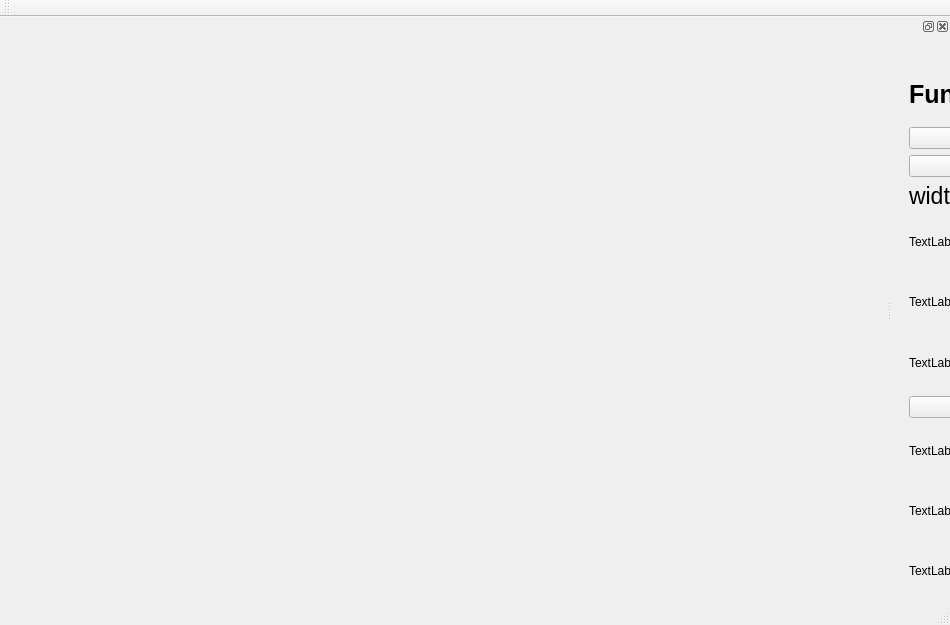
<?xml version="1.0" encoding="UTF-8"?>
<ui version="4.0">
 <class>MainWindow</class>
 <widget class="QMainWindow" name="MainWindow">
  <property name="geometry">
   <rect>
    <x>0</x>
    <y>0</y>
    <width>950</width>
    <height>625</height>
   </rect>
  </property>
  <property name="windowTitle">
   <string>MainWindow</string>
  </property>
  <widget class="QWidget" name="centralWidget"/>
  <widget class="QMenuBar" name="menuBar">
   <property name="geometry">
    <rect>
     <x>0</x>
     <y>0</y>
     <width>950</width>
     <height>22</height>
    </rect>
   </property>
  </widget>
  <widget class="QToolBar" name="mainToolBar">
   <attribute name="toolBarArea">
    <enum>TopToolBarArea</enum>
   </attribute>
   <attribute name="toolBarBreak">
    <bool>false</bool>
   </attribute>
  </widget>
  <widget class="QStatusBar" name="statusBar"/>
  <widget class="QDockWidget" name="dockWidget">
   <attribute name="dockWidgetArea">
    <number>2</number>
   </attribute>
   <widget class="QWidget" name="dockWidgetContents">
    <widget class="QWidget" name="layoutWidget">
     <property name="geometry">
      <rect>
       <x>6</x>
       <y>20</y>
       <width>234</width>
       <height>581</height>
      </rect>
     </property>
     <layout class="QVBoxLayout" name="verticalLayout">
      <property name="sizeConstraint">
       <enum>QLayout::SetNoConstraint</enum>
      </property>
      <item>
       <widget class="QLabel" name="label">
        <property name="font">
         <font>
          <pointsize>19</pointsize>
          <weight>75</weight>
          <bold>true</bold>
         </font>
        </property>
        <property name="text">
         <string>FunctionDock</string>
        </property>
       </widget>
      </item>
      <item>
       <widget class="QPushButton" name="startsimulation">
        <property name="text">
         <string>StartSimulation</string>
        </property>
       </widget>
      </item>
      <item>
       <widget class="QPushButton" name="showdefault">
        <property name="text">
         <string>ShowDefault</string>
        </property>
       </widget>
      </item>
      <item>
       <layout class="QHBoxLayout" name="horizontalLayout">
        <property name="spacing">
         <number>-1</number>
        </property>
        <item>
         <widget class="QLabel" name="label_2">
          <property name="font">
           <font>
            <pointsize>17</pointsize>
           </font>
          </property>
          <property name="text">
           <string>width(um):</string>
          </property>
         </widget>
        </item>
        <item>
         <widget class="QSpinBox" name="widthspinBox">
          <property name="enabled">
           <bool>true</bool>
          </property>
          <property name="minimum">
           <number>20</number>
          </property>
          <property name="maximum">
           <number>1600</number>
          </property>
          <property name="singleStep">
           <number>20</number>
          </property>
         </widget>
        </item>
       </layout>
      </item>
      <item>
       <widget class="QLabel" name="label_3">
        <property name="text">
         <string>TextLabel</string>
        </property>
       </widget>
      </item>
      <item>
       <widget class="QLabel" name="label_4">
        <property name="text">
         <string>TextLabel</string>
        </property>
       </widget>
      </item>
      <item>
       <widget class="QLabel" name="label_5">
        <property name="text">
         <string>TextLabel</string>
        </property>
       </widget>
      </item>
      <item>
       <widget class="QPushButton" name="showspeeddistribution">
        <property name="text">
         <string>ShowSpeedDistribution</string>
        </property>
       </widget>
      </item>
      <item>
       <widget class="QLabel" name="label_6">
        <property name="text">
         <string>TextLabel</string>
        </property>
       </widget>
      </item>
      <item>
       <widget class="QLabel" name="label_7">
        <property name="text">
         <string>TextLabel</string>
        </property>
       </widget>
      </item>
      <item>
       <widget class="QLabel" name="label_8">
        <property name="text">
         <string>TextLabel</string>
        </property>
       </widget>
      </item>
      <item>
       <widget class="QPushButton" name="showconcentrationdistribution">
        <property name="text">
         <string>ShowConcentrationDistribution</string>
        </property>
       </widget>
      </item>
     </layout>
    </widget>
   </widget>
  </widget>
 </widget>
 <layoutdefault spacing="6" margin="11"/>
 <resources/>
 <connections/>
</ui>
